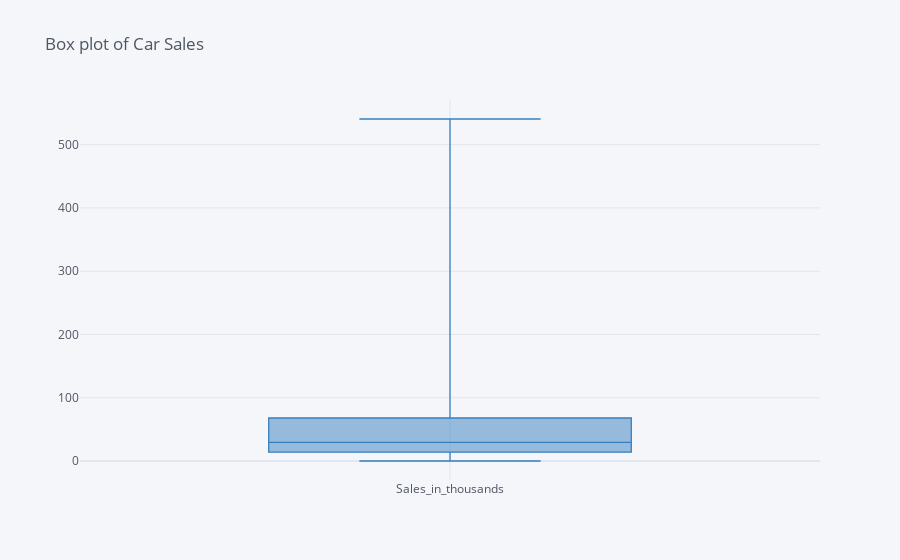

Write notebook code for a chart like this one.
### Code cell
df['Sales_in_thousands'].iplot(kind='box', title='Box plot of Car Sales',colors="blue")

### Figure 1 — Plotly figure (JSON) as saved in the notebook; plotly's stock layout.template omitted (floating-point values rounded to 4 significant figures; data arrays with more than 128 entries replaced by an {"elided": "..."} marker saying what was removed)
{"data": [{"boxpoints": false, "line": {"width": 1.3}, "marker": {"color": "rgba(55, 128, 191, 1.0)"}, "name": "Sales_in_thousands", "orientation": "v", "y": {"elided": "157 float values"}, "type": "box"}], "layout": {"legend": {"bgcolor": "#F5F6F9", "font": {"color": "#4D5663"}}, "paper_bgcolor": "#F5F6F9", "plot_bgcolor": "#F5F6F9", "title": {"font": {"color": "#4D5663"}, "text": "Box plot of Car Sales"}, "xaxis": {"gridcolor": "#E1E5ED", "showgrid": true, "tickfont": {"color": "#4D5663"}, "title": {"font": {"color": "#4D5663"}, "text": ""}, "zerolinecolor": "#E1E5ED"}, "yaxis": {"gridcolor": "#E1E5ED", "showgrid": true, "tickfont": {"color": "#4D5663"}, "title": {"font": {"color": "#4D5663"}, "text": ""}, "zerolinecolor": "#E1E5ED"}}}
